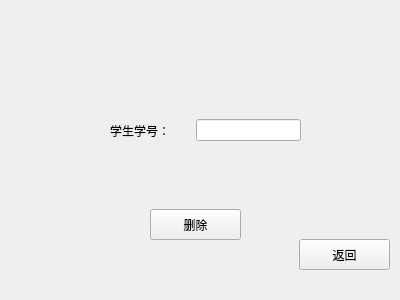
<?xml version="1.0" encoding="UTF-8"?>
<ui version="4.0">
 <class>deletestudent</class>
 <widget class="QWidget" name="deletestudent">
  <property name="geometry">
   <rect>
    <x>0</x>
    <y>0</y>
    <width>400</width>
    <height>300</height>
   </rect>
  </property>
  <property name="windowTitle">
   <string>删除学生</string>
  </property>
  <widget class="QWidget" name="horizontalLayoutWidget">
   <property name="geometry">
    <rect>
     <x>110</x>
     <y>100</y>
     <width>191</width>
     <height>61</height>
    </rect>
   </property>
   <layout class="QHBoxLayout" name="horizontalLayout">
    <item>
     <widget class="QLabel" name="label">
      <property name="text">
       <string>学生学号：</string>
      </property>
     </widget>
    </item>
    <item>
     <spacer name="verticalSpacer">
      <property name="orientation">
       <enum>Qt::Vertical</enum>
      </property>
      <property name="sizeHint" stdset="0">
       <size>
        <width>20</width>
        <height>40</height>
       </size>
      </property>
     </spacer>
    </item>
    <item>
     <widget class="QLineEdit" name="lineEdit"/>
    </item>
   </layout>
  </widget>
  <widget class="QPushButton" name="pushButton">
   <property name="geometry">
    <rect>
     <x>150</x>
     <y>209</y>
     <width>91</width>
     <height>31</height>
    </rect>
   </property>
   <property name="text">
    <string>删除</string>
   </property>
  </widget>
  <widget class="QPushButton" name="pushButton_2">
   <property name="geometry">
    <rect>
     <x>299</x>
     <y>239</y>
     <width>91</width>
     <height>31</height>
    </rect>
   </property>
   <property name="text">
    <string>返回</string>
   </property>
  </widget>
 </widget>
 <resources/>
 <connections/>
</ui>
